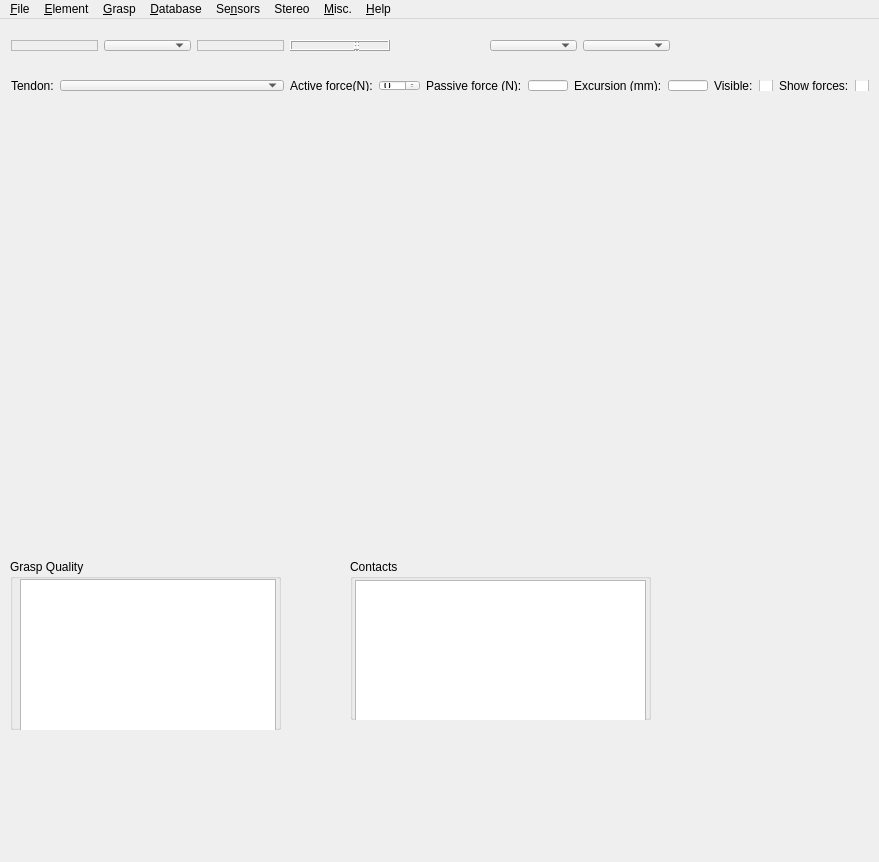
<?xml version="1.0" encoding="UTF-8"?>
<ui version="4.0">
 <class>MainWindowUI</class>
 <widget class="QMainWindow" name="MainWindowUI">
  <property name="geometry">
   <rect>
    <x>0</x>
    <y>0</y>
    <width>879</width>
    <height>862</height>
   </rect>
  </property>
  <property name="windowTitle">
   <string>GraspIt!</string>
  </property>
  <widget class="QWidget" name="widget">
   <widget class="QWidget" name="horizontalLayoutWidget">
    <property name="geometry">
     <rect>
      <x>0</x>
      <y>10</y>
      <width>681</width>
      <height>33</height>
     </rect>
    </property>
    <layout class="QHBoxLayout" name="graspToolbar">
     <item>
      <widget class="QFrame" name="frame">
       <property name="frameShape">
        <enum>QFrame::StyledPanel</enum>
       </property>
       <property name="frameShadow">
        <enum>QFrame::Raised</enum>
       </property>
      </widget>
     </item>
     <item>
      <widget class="QComboBox" name="materialComboBox">
       <property name="focusPolicy">
        <enum>Qt::NoFocus</enum>
       </property>
       <property name="toolTip">
        <string>Material</string>
       </property>
      </widget>
     </item>
     <item>
      <widget class="QFrame" name="frame_2">
       <property name="frameShape">
        <enum>QFrame::StyledPanel</enum>
       </property>
       <property name="frameShadow">
        <enum>QFrame::Raised</enum>
       </property>
      </widget>
     </item>
     <item>
      <widget class="QLCDNumber" name="timeReadout">
       <property name="toolTip">
        <string>Simulation Time</string>
       </property>
       <property name="digitCount">
        <number>9</number>
       </property>
      </widget>
     </item>
     <item>
      <widget class="QWidget" name="widget_2" native="true"/>
     </item>
     <item>
      <widget class="QComboBox" name="handSelectionBox">
       <property name="focusPolicy">
        <enum>Qt::NoFocus</enum>
       </property>
       <property name="toolTip">
        <string>Current Hand</string>
       </property>
      </widget>
     </item>
     <item>
      <widget class="QComboBox" name="graspedBodyBox">
       <property name="focusPolicy">
        <enum>Qt::NoFocus</enum>
       </property>
       <property name="toolTip">
        <string>Body to grasp</string>
       </property>
      </widget>
     </item>
    </layout>
   </widget>
   <widget class="QWidget" name="horizontalLayoutWidget_2">
    <property name="geometry">
     <rect>
      <x>0</x>
      <y>50</y>
      <width>880</width>
      <height>33</height>
     </rect>
    </property>
    <layout class="QHBoxLayout" name="tendonToolbar">
     <item>
      <widget class="QLabel" name="Tendon_force_label">
       <property name="text">
        <string>Tendon:</string>
       </property>
       <property name="wordWrap">
        <bool>false</bool>
       </property>
       <property name="margin">
        <number>4</number>
       </property>
      </widget>
     </item>
     <item>
      <widget class="QComboBox" name="tendonNamesBox">
       <property name="sizePolicy">
        <sizepolicy hsizetype="Expanding" vsizetype="Fixed">
         <horstretch>0</horstretch>
         <verstretch>0</verstretch>
        </sizepolicy>
       </property>
       <property name="minimumSize">
        <size>
         <width>150</width>
         <height>0</height>
        </size>
       </property>
      </widget>
     </item>
     <item>
      <widget class="QLabel" name="tendonActiveForceLabel">
       <property name="text">
        <string>Active force(N):</string>
       </property>
       <property name="alignment">
        <set>Qt::AlignVCenter</set>
       </property>
       <property name="wordWrap">
        <bool>false</bool>
       </property>
       <property name="margin">
        <number>4</number>
       </property>
      </widget>
     </item>
     <item>
      <widget class="QSpinBox" name="TendonForceInput">
       <property name="toolTip">
        <string>Tendon force</string>
       </property>
      </widget>
     </item>
     <item>
      <widget class="QLabel" name="tendonPassiveForceLabel">
       <property name="text">
        <string>Passive force (N):</string>
       </property>
       <property name="wordWrap">
        <bool>false</bool>
       </property>
       <property name="margin">
        <number>4</number>
       </property>
      </widget>
     </item>
     <item>
      <widget class="QLineEdit" name="tendonExcursionEdit">
       <property name="maximumSize">
        <size>
         <width>40</width>
         <height>32767</height>
        </size>
       </property>
       <property name="readOnly">
        <bool>true</bool>
       </property>
      </widget>
     </item>
     <item>
      <widget class="QLabel" name="tendonExcursionLabel">
       <property name="text">
        <string>Excursion (mm):</string>
       </property>
       <property name="wordWrap">
        <bool>false</bool>
       </property>
       <property name="margin">
        <number>4</number>
       </property>
      </widget>
     </item>
     <item>
      <widget class="QLineEdit" name="tendonPassiveForceEdit">
       <property name="sizePolicy">
        <sizepolicy hsizetype="Preferred" vsizetype="Fixed">
         <horstretch>0</horstretch>
         <verstretch>0</verstretch>
        </sizepolicy>
       </property>
       <property name="maximumSize">
        <size>
         <width>40</width>
         <height>32767</height>
        </size>
       </property>
       <property name="maxLength">
        <number>4</number>
       </property>
       <property name="readOnly">
        <bool>true</bool>
       </property>
      </widget>
     </item>
     <item>
      <widget class="QLabel" name="tendonVisibleLabel">
       <property name="text">
        <string>Visible:</string>
       </property>
       <property name="wordWrap">
        <bool>false</bool>
       </property>
       <property name="margin">
        <number>4</number>
       </property>
      </widget>
     </item>
     <item>
      <widget class="QCheckBox" name="forcesVisibleCheckBox">
       <property name="text">
        <string/>
       </property>
      </widget>
     </item>
     <item>
      <widget class="QLabel" name="forcesVisibleLabel">
       <property name="text">
        <string>Show forces:</string>
       </property>
       <property name="wordWrap">
        <bool>false</bool>
       </property>
       <property name="margin">
        <number>4</number>
       </property>
      </widget>
     </item>
     <item>
      <widget class="QCheckBox" name="tendonVisibleCheckBox">
       <property name="text">
        <string/>
       </property>
      </widget>
     </item>
    </layout>
   </widget>
   <widget class="QGroupBox" name="qualityGroupBox">
    <property name="geometry">
     <rect>
      <x>10</x>
      <y>540</y>
      <width>271</width>
      <height>171</height>
     </rect>
    </property>
    <property name="title">
     <string>Grasp Quality</string>
    </property>
    <widget class="QListWidget" name="qualityListBox">
     <property name="geometry">
      <rect>
       <x>10</x>
       <y>20</y>
       <width>256</width>
       <height>192</height>
      </rect>
     </property>
    </widget>
   </widget>
   <widget class="QWidget" name="horizontalLayoutWidget_3">
    <property name="geometry">
     <rect>
      <x>10</x>
      <y>90</y>
      <width>851</width>
      <height>441</height>
     </rect>
    </property>
    <layout class="QHBoxLayout" name="worldBox">
     <item>
      <widget class="QWidget" name="widget_3" native="true">
       <property name="minimumSize">
        <size>
         <width>849</width>
         <height>0</height>
        </size>
       </property>
       <widget class="QWidget" name="viewerHolder" native="true">
        <property name="geometry">
         <rect>
          <x>9</x>
          <y>29</y>
          <width>841</width>
          <height>401</height>
         </rect>
        </property>
       </widget>
      </widget>
     </item>
    </layout>
   </widget>
   <widget class="QGroupBox" name="contactsGroupBox">
    <property name="geometry">
     <rect>
      <x>350</x>
      <y>540</y>
      <width>301</width>
      <height>161</height>
     </rect>
    </property>
    <property name="title">
     <string>Contacts</string>
    </property>
    <widget class="QListWidget" name="contactsListBox">
     <property name="geometry">
      <rect>
       <x>5</x>
       <y>21</y>
       <width>291</width>
       <height>201</height>
      </rect>
     </property>
    </widget>
   </widget>
  </widget>
  <widget class="QMenuBar" name="menubar">
   <property name="geometry">
    <rect>
     <x>0</x>
     <y>0</y>
     <width>879</width>
     <height>29</height>
    </rect>
   </property>
   <widget class="QMenu" name="fileMenu">
    <property name="title">
     <string>&amp;File</string>
    </property>
    <addaction name="fileNewAction"/>
    <addaction name="fileOpenAction"/>
    <addaction name="fileSaveAction"/>
    <addaction name="fileSaveAsAction"/>
    <addaction name="fileSaveImageAction"/>
    <addaction name="separator"/>
    <addaction name="fileImportRobotAction"/>
    <addaction name="fileImportObjectAction"/>
    <addaction name="fileImportObstacleAction"/>
    <addaction name="separator"/>
    <addaction name="fileEditSettingsAction"/>
    <addaction name="separator"/>
    <addaction name="separator"/>
    <addaction name="fileExitAction"/>
   </widget>
   <widget class="QMenu" name="elementMenu">
    <property name="title">
     <string>&amp;Element</string>
    </property>
    <addaction name="translateToolAction"/>
    <addaction name="rotateToolAction"/>
    <addaction name="selectToolAction"/>
    <addaction name="separator"/>
    <addaction name="elementCollisionToggleAction"/>
    <addaction name="elementBodyPropertiesAction"/>
    <addaction name="elementPrimitivesAction"/>
   </widget>
   <widget class="QMenu" name="graspMenu">
    <property name="title">
     <string>&amp;Grasp</string>
    </property>
    <addaction name="graspAutoGraspAction"/>
    <addaction name="graspAuto_OpenAction"/>
    <addaction name="graspCreateProjectionAction"/>
    <addaction name="graspQualityMeasuresAction"/>
    <addaction name="graspPlannerAction"/>
    <addaction name="graspGFOAction"/>
    <addaction name="graspStabilityAction"/>
    <addaction name="separator"/>
    <addaction name="graspEigenGrasp_InterfaceAction"/>
    <addaction name="graspEigenGrasp_PlannerAction"/>
    <addaction name="graspContact_ExaminerAction"/>
   </widget>
   <widget class="QMenu" name="dbaseMenu">
    <property name="title">
     <string>&amp;Database</string>
    </property>
    <addaction name="dbaseGUIAction"/>
    <addaction name="dbasePlannerAction"/>
    <addaction name="dbaseGraspCaptureAction"/>
   </widget>
   <widget class="QMenu" name="Sensors">
    <property name="title">
     <string>Se&amp;nsors</string>
    </property>
    <addaction name="sensorsSensor_InputAction"/>
    <addaction name="sensorsBarrett_HandAction"/>
   </widget>
   <widget class="QMenu" name="Stereo">
    <property name="title">
     <string>Stereo</string>
    </property>
    <addaction name="stereoOnAction"/>
    <addaction name="stereoOffAction"/>
    <addaction name="stereoFlip_leftrightAction"/>
   </widget>
   <widget class="QMenu" name="Misc">
    <property name="title">
     <string>&amp;Misc.</string>
    </property>
    <addaction name="dynamicsArch_BuilderAction"/>
   </widget>
   <widget class="QMenu" name="helpMenu">
    <property name="title">
     <string>&amp;Help</string>
    </property>
    <addaction name="helpManualAction"/>
    <addaction name="separator"/>
    <addaction name="helpAboutAction"/>
    <addaction name="helpAboutQTAction"/>
   </widget>
   <addaction name="fileMenu"/>
   <addaction name="elementMenu"/>
   <addaction name="graspMenu"/>
   <addaction name="dbaseMenu"/>
   <addaction name="Sensors"/>
   <addaction name="Stereo"/>
   <addaction name="Misc"/>
   <addaction name="helpMenu"/>
  </widget>
  <action name="fileNewAction">
   <property name="icon">
    <iconset>
     <normaloff>filenew.xpm</normaloff>filenew.xpm</iconset>
   </property>
   <property name="text">
    <string>&amp;New</string>
   </property>
   <property name="iconText">
    <string>New</string>
   </property>
   <property name="shortcut">
    <string>Ctrl+N</string>
   </property>
   <property name="name" stdset="0">
    <cstring>fileNewAction</cstring>
   </property>
  </action>
  <action name="fileOpenAction">
   <property name="icon">
    <iconset>
     <normaloff>fileopen.xpm</normaloff>fileopen.xpm</iconset>
   </property>
   <property name="text">
    <string>&amp;Open...</string>
   </property>
   <property name="iconText">
    <string>Open...</string>
   </property>
   <property name="shortcut">
    <string>Ctrl+O</string>
   </property>
   <property name="name" stdset="0">
    <cstring>fileOpenAction</cstring>
   </property>
  </action>
  <action name="fileSaveAction">
   <property name="icon">
    <iconset>
     <normaloff>filesave.xpm</normaloff>filesave.xpm</iconset>
   </property>
   <property name="text">
    <string>&amp;Save</string>
   </property>
   <property name="iconText">
    <string>Save</string>
   </property>
   <property name="shortcut">
    <string>Ctrl+S</string>
   </property>
   <property name="name" stdset="0">
    <cstring>fileSaveAction</cstring>
   </property>
  </action>
  <action name="fileSaveAsAction">
   <property name="text">
    <string>Save &amp;As...</string>
   </property>
   <property name="iconText">
    <string>Save As...</string>
   </property>
   <property name="shortcut">
    <string/>
   </property>
   <property name="name" stdset="0">
    <cstring>fileSaveAsAction</cstring>
   </property>
  </action>
  <action name="fileExitAction">
   <property name="text">
    <string>E&amp;xit</string>
   </property>
   <property name="iconText">
    <string>Exit</string>
   </property>
   <property name="shortcut">
    <string/>
   </property>
   <property name="name" stdset="0">
    <cstring>fileExitAction</cstring>
   </property>
  </action>
  <action name="helpManualAction">
   <property name="text">
    <string>&amp;Manual...</string>
   </property>
   <property name="iconText">
    <string>Manual...</string>
   </property>
   <property name="toolTip">
    <string>Manual</string>
   </property>
   <property name="shortcut">
    <string/>
   </property>
   <property name="name" stdset="0">
    <cstring>helpManualAction</cstring>
   </property>
  </action>
  <action name="helpIndexAction">
   <property name="text">
    <string>&amp;Index...</string>
   </property>
   <property name="iconText">
    <string>Index</string>
   </property>
   <property name="shortcut">
    <string/>
   </property>
   <property name="name" stdset="0">
    <cstring>helpIndexAction</cstring>
   </property>
  </action>
  <action name="helpAboutAction">
   <property name="text">
    <string>&amp;About...</string>
   </property>
   <property name="iconText">
    <string>About...</string>
   </property>
   <property name="shortcut">
    <string/>
   </property>
   <property name="name" stdset="0">
    <cstring>helpAboutAction</cstring>
   </property>
  </action>
  <action name="fileImportRobotAction">
   <property name="text">
    <string>&amp;Import Robot...</string>
   </property>
   <property name="iconText">
    <string>Import Robot...</string>
   </property>
   <property name="name" stdset="0">
    <cstring>fileImportRobotAction</cstring>
   </property>
  </action>
  <action name="fileImportObjectAction">
   <property name="text">
    <string>I&amp;mport Object...</string>
   </property>
   <property name="iconText">
    <string>Import Object...</string>
   </property>
   <property name="name" stdset="0">
    <cstring>fileImportObjectAction</cstring>
   </property>
  </action>
  <action name="fileImportObstacleAction">
   <property name="text">
    <string>Im&amp;port Obstacle...</string>
   </property>
   <property name="iconText">
    <string>Import Obstacle...</string>
   </property>
   <property name="name" stdset="0">
    <cstring>fileImportObstacleAction</cstring>
   </property>
  </action>
  <action name="fileSaveImageAction">
   <property name="text">
    <string>Sa&amp;ve Image...</string>
   </property>
   <property name="iconText">
    <string>Save Image...</string>
   </property>
   <property name="name" stdset="0">
    <cstring>fileSaveImageAction</cstring>
   </property>
  </action>
  <action name="graspCreateProjectionAction">
   <property name="text">
    <string>&amp;Create GWS Projection...</string>
   </property>
   <property name="iconText">
    <string>Create GWS Projection...</string>
   </property>
   <property name="name" stdset="0">
    <cstring>graspCreateProjectionAction</cstring>
   </property>
  </action>
  <action name="graspQualityMeasuresAction">
   <property name="text">
    <string>&amp;Quality Measures...</string>
   </property>
   <property name="iconText">
    <string>Quality Measures...</string>
   </property>
   <property name="name" stdset="0">
    <cstring>graspQualityMeasuresAction</cstring>
   </property>
  </action>
  <action name="fileEditSettingsAction">
   <property name="text">
    <string>&amp;Edit Settings...</string>
   </property>
   <property name="iconText">
    <string>Edit Settings...</string>
   </property>
   <property name="name" stdset="0">
    <cstring>fileEditSettingsAction</cstring>
   </property>
  </action>
  <action name="graspPlannerAction">
   <property name="text">
    <string>&amp;Planner...</string>
   </property>
   <property name="iconText">
    <string>Planner...</string>
   </property>
   <property name="name" stdset="0">
    <cstring>graspPlannerAction</cstring>
   </property>
  </action>
  <action name="graspGFOAction">
   <property name="text">
    <string>Grasp &amp;Force Optimization...</string>
   </property>
   <property name="iconText">
    <string>Grasp Force Optimization...</string>
   </property>
   <property name="name" stdset="0">
    <cstring>graspGFOAction</cstring>
   </property>
  </action>
  <action name="graspStabilityAction">
   <property name="text">
    <string>G&amp;rasp Stability Analysis...</string>
   </property>
   <property name="iconText">
    <string>Grasp Stability Analysis...</string>
   </property>
   <property name="name" stdset="0">
    <cstring>graspStabilityAction</cstring>
   </property>
  </action>
  <action name="graspCompliantPlannerAction">
   <property name="text">
    <string>Compliant Planner...</string>
   </property>
   <property name="iconText">
    <string>Compliant Planner...</string>
   </property>
   <property name="name" stdset="0">
    <cstring>graspCompliantPlannerAction</cstring>
   </property>
  </action>
  <action name="dynamicsPlayAction">
   <property name="checkable">
    <bool>true</bool>
   </property>
   <property name="icon">
    <iconset>
     <normaloff>play.xpm</normaloff>play.xpm</iconset>
   </property>
   <property name="text">
    <string>Start Simulation</string>
   </property>
   <property name="iconText">
    <string>Start Simulation</string>
   </property>
   <property name="name" stdset="0">
    <cstring>dynamicsPlayAction</cstring>
   </property>
  </action>
  <action name="dynamicsPopAction">
   <property name="icon">
    <iconset>
     <normaloff>prevMark.xpm</normaloff>prevMark.xpm</iconset>
   </property>
   <property name="text">
    <string>Pop State</string>
   </property>
   <property name="iconText">
    <string>Pop State</string>
   </property>
   <property name="name" stdset="0">
    <cstring>dynamicsPopAction</cstring>
   </property>
  </action>
  <action name="dynamicsPushAction">
   <property name="icon">
    <iconset>
     <normaloff>mark.xpm</normaloff>mark.xpm</iconset>
   </property>
   <property name="text">
    <string>Push State</string>
   </property>
   <property name="iconText">
    <string>Push State</string>
   </property>
   <property name="name" stdset="0">
    <cstring>dynamicsPushAction</cstring>
   </property>
  </action>
  <action name="elementCollisionToggleAction">
   <property name="checkable">
    <bool>true</bool>
   </property>
   <property name="icon">
    <iconset>
     <normaloff>collide.xpm</normaloff>collide.xpm</iconset>
   </property>
   <property name="text">
    <string>&amp;Collisions ON</string>
   </property>
   <property name="iconText">
    <string>Collisions ON</string>
   </property>
   <property name="name" stdset="0">
    <cstring>elementCollisionToggleAction</cstring>
   </property>
  </action>
  <action name="elementBodyPropertiesAction">
   <property name="enabled">
    <bool>false</bool>
   </property>
   <property name="text">
    <string>&amp;Body Properties...</string>
   </property>
   <property name="iconText">
    <string>Body Properties...</string>
   </property>
   <property name="name" stdset="0">
    <cstring>elementBodyPropertiesAction</cstring>
   </property>
  </action>
  <action name="graspAutoGraspAction">
   <property name="text">
    <string>Auto &amp;Grasp</string>
   </property>
   <property name="iconText">
    <string>Auto Grasp</string>
   </property>
   <property name="shortcut">
    <string>Ctrl+G</string>
   </property>
   <property name="name" stdset="0">
    <cstring>graspAutoGraspAction</cstring>
   </property>
  </action>
  <action name="helpAboutQTAction">
   <property name="text">
    <string>About &amp;QT...</string>
   </property>
   <property name="iconText">
    <string>About QT...</string>
   </property>
   <property name="name" stdset="0">
    <cstring>helpAboutQTAction</cstring>
   </property>
  </action>
  <action name="fileImport_Human_HandAction">
   <property name="text">
    <string>Import Human Hand...</string>
   </property>
   <property name="iconText">
    <string>Import Human Hand...</string>
   </property>
   <property name="name" stdset="0">
    <cstring>fileImport_Human_HandAction</cstring>
   </property>
  </action>
  <action name="dynamicsArch_BuilderAction">
   <property name="text">
    <string>&amp;Arch Builder...</string>
   </property>
   <property name="iconText">
    <string>Arch Builder...</string>
   </property>
   <property name="name" stdset="0">
    <cstring>dynamicsArch_BuilderAction</cstring>
   </property>
  </action>
  <action name="sensorsSensor_InputAction">
   <property name="text">
    <string>&amp;Sensor Input...</string>
   </property>
   <property name="iconText">
    <string>Sensor Input...</string>
   </property>
   <property name="name" stdset="0">
    <cstring>sensorsSensor_InputAction</cstring>
   </property>
  </action>
  <action name="stereoOnAction">
   <property name="text">
    <string>&amp;On</string>
   </property>
   <property name="iconText">
    <string>On</string>
   </property>
   <property name="name" stdset="0">
    <cstring>stereoOnAction</cstring>
   </property>
  </action>
  <action name="stereoOffAction">
   <property name="text">
    <string>Off</string>
   </property>
   <property name="iconText">
    <string>Off</string>
   </property>
   <property name="name" stdset="0">
    <cstring>stereoOffAction</cstring>
   </property>
  </action>
  <action name="stereoFlip_leftrightAction">
   <property name="text">
    <string>&amp;Flip Left/Right</string>
   </property>
   <property name="iconText">
    <string>Flip Left/Right</string>
   </property>
   <property name="name" stdset="0">
    <cstring>stereoFlip_leftrightAction</cstring>
   </property>
  </action>
  <action name="dbaseGraspCaptureAction">
   <property name="text">
    <string>&amp;Grasp Capture...</string>
   </property>
   <property name="iconText">
    <string>Grasp Capture...</string>
   </property>
   <property name="name" stdset="0">
    <cstring>dbaseGraspCaptureAction</cstring>
   </property>
  </action>
  <action name="graspEigenGrasp_InterfaceAction">
   <property name="text">
    <string>&amp;EigenGrasp Interface...</string>
   </property>
   <property name="iconText">
    <string>EigenGrasp Interface...</string>
   </property>
   <property name="name" stdset="0">
    <cstring>graspEigenGrasp_InterfaceAction</cstring>
   </property>
  </action>
  <action name="graspContact_ExaminerAction">
   <property name="text">
    <string>&amp;Virtual Contacts...</string>
   </property>
   <property name="iconText">
    <string>Virtual Contacts...</string>
   </property>
   <property name="name" stdset="0">
    <cstring>graspContact_ExaminerAction</cstring>
   </property>
  </action>
  <action name="graspEigenGrasp_PlannerAction">
   <property name="text">
    <string>E&amp;igenGrasp Planner...</string>
   </property>
   <property name="iconText">
    <string>EigenGrasp Planner...</string>
   </property>
   <property name="name" stdset="0">
    <cstring>graspEigenGrasp_PlannerAction</cstring>
   </property>
  </action>
  <action name="sensorsBarrett_HandAction">
   <property name="text">
    <string>&amp;Barrett Hand...</string>
   </property>
   <property name="iconText">
    <string>Barrett Hand...</string>
   </property>
   <property name="name" stdset="0">
    <cstring>sensorsBarrett_HandAction</cstring>
   </property>
  </action>
  <action name="graspAuto_OpenAction">
   <property name="text">
    <string>&amp;Auto Open</string>
   </property>
   <property name="iconText">
    <string>Auto Open</string>
   </property>
   <property name="name" stdset="0">
    <cstring>graspAuto_OpenAction</cstring>
   </property>
  </action>
  <action name="elementPrimitivesAction">
   <property name="enabled">
    <bool>false</bool>
   </property>
   <property name="text">
    <string>&amp;Primitives...</string>
   </property>
   <property name="iconText">
    <string>Primitives...</string>
   </property>
   <property name="name" stdset="0">
    <cstring>elementPrimitivesAction</cstring>
   </property>
  </action>
  <action name="dbaseGUIAction">
   <property name="text">
    <string>&amp;Connect and Browse...</string>
   </property>
   <property name="iconText">
    <string>Connect and Browse...</string>
   </property>
   <property name="name" stdset="0">
    <cstring>dbaseGUIAction</cstring>
   </property>
  </action>
  <action name="dbasePlannerAction">
   <property name="text">
    <string>&amp;Database Planner...</string>
   </property>
   <property name="iconText">
    <string>Database Planner...</string>
   </property>
   <property name="name" stdset="0">
    <cstring>dbasePlannerAction</cstring>
   </property>
  </action>
  <actiongroup name="elementGroup">
   <action name="translateToolAction">
    <property name="checkable">
     <bool>true</bool>
    </property>
    <property name="checked">
     <bool>true</bool>
    </property>
    <property name="icon">
     <iconset>
      <normaloff>translateTool.xpm</normaloff>translateTool.xpm</iconset>
    </property>
    <property name="text">
     <string>&amp;Translate</string>
    </property>
    <property name="iconText">
     <string>Translate</string>
    </property>
    <property name="toolTip">
     <string>Translate</string>
    </property>
    <property name="shortcut">
     <string>F2</string>
    </property>
    <property name="name" stdset="0">
     <cstring>translateToolAction</cstring>
    </property>
   </action>
   <action name="rotateToolAction">
    <property name="checkable">
     <bool>true</bool>
    </property>
    <property name="icon">
     <iconset>
      <normaloff>rotateTool.xpm</normaloff>rotateTool.xpm</iconset>
    </property>
    <property name="text">
     <string>&amp;Rotate</string>
    </property>
    <property name="iconText">
     <string>Rotate</string>
    </property>
    <property name="toolTip">
     <string>Rotate</string>
    </property>
    <property name="shortcut">
     <string>F3</string>
    </property>
    <property name="name" stdset="0">
     <cstring>rotateToolAction</cstring>
    </property>
   </action>
   <action name="selectToolAction">
    <property name="checkable">
     <bool>true</bool>
    </property>
    <property name="icon">
     <iconset>
      <normaloff>selectTool.xpm</normaloff>selectTool.xpm</iconset>
    </property>
    <property name="text">
     <string>&amp;Select</string>
    </property>
    <property name="iconText">
     <string>Select</string>
    </property>
    <property name="toolTip">
     <string>Select</string>
    </property>
    <property name="shortcut">
     <string>F4</string>
    </property>
    <property name="name" stdset="0">
     <cstring>selectToolAction</cstring>
    </property>
   </action>
   <property name="name" stdset="0">
    <cstring>elementGroup</cstring>
   </property>
  </actiongroup>
 </widget>
 <layoutdefault spacing="6" margin="11"/>
 <pixmapfunction>qPixmapFromMimeSource</pixmapfunction>
 <resources/>
 <connections/>
</ui>
